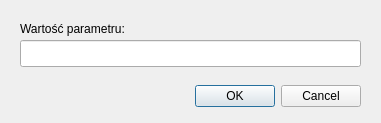
<?xml version="1.0" encoding="UTF-8"?>
<ui version="4.0">
 <class>Dialog</class>
 <widget class="QDialog" name="Dialog">
  <property name="geometry">
   <rect>
    <x>0</x>
    <y>0</y>
    <width>381</width>
    <height>123</height>
   </rect>
  </property>
  <property name="windowTitle">
   <string>Dodawanie wartości</string>
  </property>
  <widget class="QDialogButtonBox" name="buttonBox">
   <property name="geometry">
    <rect>
     <x>20</x>
     <y>80</y>
     <width>341</width>
     <height>32</height>
    </rect>
   </property>
   <property name="orientation">
    <enum>Qt::Horizontal</enum>
   </property>
   <property name="standardButtons">
    <set>QDialogButtonBox::Cancel|QDialogButtonBox::Ok</set>
   </property>
  </widget>
  <widget class="QLineEdit" name="lineEdit">
   <property name="geometry">
    <rect>
     <x>20</x>
     <y>40</y>
     <width>341</width>
     <height>27</height>
    </rect>
   </property>
  </widget>
  <widget class="QLabel" name="label">
   <property name="geometry">
    <rect>
     <x>20</x>
     <y>20</y>
     <width>171</width>
     <height>17</height>
    </rect>
   </property>
   <property name="text">
    <string>Wartość parametru:</string>
   </property>
  </widget>
 </widget>
 <resources/>
 <connections>
  <connection>
   <sender>buttonBox</sender>
   <signal>accepted()</signal>
   <receiver>Dialog</receiver>
   <slot>accept()</slot>
   <hints>
    <hint type="sourcelabel">
     <x>248</x>
     <y>254</y>
    </hint>
    <hint type="destinationlabel">
     <x>157</x>
     <y>274</y>
    </hint>
   </hints>
  </connection>
  <connection>
   <sender>buttonBox</sender>
   <signal>rejected()</signal>
   <receiver>Dialog</receiver>
   <slot>reject()</slot>
   <hints>
    <hint type="sourcelabel">
     <x>316</x>
     <y>260</y>
    </hint>
    <hint type="destinationlabel">
     <x>286</x>
     <y>274</y>
    </hint>
   </hints>
  </connection>
 </connections>
</ui>
